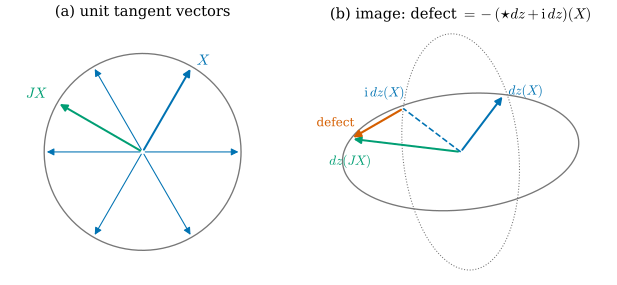

This chart was generated by the following Python code:
"""Figure 43.4.1: the Cauchy-Riemann defect (star dz + i dz)(X) of a linear map has the same length for every unit X
(Definition 43.4.4, Lemma 43.2.1(c)).

The real-linear map dz(X) = alpha X + beta conj(X) with alpha = 1 + 0.2 i, beta = 0.35 (sigma1 = |alpha| + |beta|,
sigma2 = |alpha| - |beta|). (a) the unit circle of tangent vectors with six unit vectors X_k = e^{i k pi / 3} (blue) and
J X_1 = i X_1 (green) for k = 1. (b) the image ellipse dz(unit circle) (grey) and the same ellipse turned by 90 deg (dotted); for X = X_1: dz(X)
(blue), dz(JX) (green), i dz(X) (dashed blue) and the defect dz(JX) - i dz(X) = -(star dz + i dz)(X) (vermilion). Self-check: (star dz)(X) = -dz(J X) by Proposition 43.4.1, the defect equals
-2 i beta conj(X) and has length 2|beta| = 0.7 for every unit X; the pointwise conformal energy density
|star dz + i dz|^2 / 4 (|.|^2 of a 1-form = sum over an orthonormal basis) equals (sigma1 - sigma2)^2 / 2 = 2|beta|^2.

Run from the project root:
``PYTHONPATH=tools python3 chapters/43-conformal-geometry/figures/fig-43-4-1-cr-defect.py``
"""

import dgfig  # noqa: E402

dgfig.setup()

import matplotlib.pyplot as plt  # noqa: E402
import numpy as np  # noqa: E402

col = dgfig.COLORS
al, be = 1 + 0.2j, 0.35
dz = lambda X: al * X + be * np.conj(X)  # noqa: E731
star_dz = lambda X: -dz(1j * X)  # noqa: E731
Xs = np.exp(1j * np.pi * np.arange(6) / 3)
defect = np.array([dz(1j * X) - 1j * dz(X) for X in Xs])
assert np.allclose(defect, -(np.array([star_dz(X) + 1j * dz(X) for X in Xs])))
assert np.allclose(defect, -2j * be * np.conj(Xs)) and np.allclose(np.abs(defect), 2 * abs(be))
s1, s2 = abs(al) + abs(be), abs(al) - abs(be)
dens = 0.25 * sum(abs(star_dz(e) + 1j * dz(e)) ** 2 for e in (1, 1j))
assert np.isclose(dens, 0.5 * (s1 - s2) ** 2) and np.isclose(dens, 2 * be ** 2)
print("sigma1 = %.4f, sigma2 = %.4f, |defect| = %.3f, density = %.4f" % (s1, s2, abs(defect[0]), dens))

t = np.linspace(0, 2 * np.pi, 300)
fig, axes = plt.subplots(1, 2, figsize=(6.6, 3.1))
ax = axes[0]
ax.plot(np.cos(t), np.sin(t), color=col["aux"], lw=1.0)
for k, X in enumerate(Xs):
    ax.annotate("", xy=(X.real, X.imag), xytext=(0, 0), arrowprops=dict(arrowstyle="-|>", color=col["tangent"], lw=1.5 if k == 1 else 0.8))
X1 = Xs[1]
ax.annotate("", xy=((1j * X1).real, (1j * X1).imag), xytext=(0, 0), arrowprops=dict(arrowstyle="-|>", color=col["third"], lw=1.5))
ax.text(X1.real + 0.05, X1.imag + 0.02, r"$X$", color=col["tangent"], fontsize=11)
ax.text((1j * X1).real - 0.32, (1j * X1).imag + 0.05, r"$JX$", color=col["third"], fontsize=11)
ax.set_aspect("equal")
ax.set_xlim(-1.4, 1.4)
ax.set_ylim(-1.3, 1.3)
ax.set_axis_off()
ax.set_title("(a) unit tangent vectors", fontsize=11)

ax = axes[1]
E = dz(np.exp(1j * t))
ax.plot(E.real, E.imag, color=col["aux"], lw=1.0)
Ei = 1j * E
ax.plot(Ei.real, Ei.imag, color=col["aux"], lw=0.8, ls=":")
a1, a2, a3 = dz(X1), dz(1j * X1), 1j * dz(X1)
ax.annotate("", xy=(a1.real, a1.imag), xytext=(0, 0), arrowprops=dict(arrowstyle="-|>", color=col["tangent"], lw=1.5))
ax.annotate("", xy=(a2.real, a2.imag), xytext=(0, 0), arrowprops=dict(arrowstyle="-|>", color=col["third"], lw=1.5))
ax.plot([0, a3.real], [0, a3.imag], ls="--", color=col["tangent"], lw=1.2)
ax.annotate("", xy=(a2.real, a2.imag), xytext=(a3.real, a3.imag), arrowprops=dict(arrowstyle="-|>", color=col["normal"], lw=1.6))
ax.text(a1.real + 0.05, a1.imag, r"$dz(X)$", color=col["tangent"], fontsize=10)
ax.text(a2.real - 0.25, a2.imag - 0.3, r"$dz(JX)$", color=col["third"], fontsize=10)
ax.text(a3.real - 0.45, a3.imag + 0.14, r"$\mathrm{i}\,dz(X)$", color=col["tangent"], fontsize=10)
mid = 0.5 * (a2 + a3)
ax.text(mid.real - 0.7, mid.imag - 0.03, "defect", color=col["normal"], fontsize=9)
ax.set_aspect("equal")
ax.set_xlim(-1.75, 1.75)
ax.set_ylim(-1.45, 1.45)
ax.set_axis_off()
ax.set_title(r"(b) image: defect $= -(\star dz + \mathrm{i}\,dz)(X)$", fontsize=11)
fig.subplots_adjust(left=0.01, right=0.99, top=0.88, bottom=0.02, wspace=0.05)
dgfig.save(fig, __file__)
